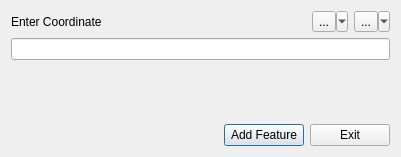
<?xml version="1.0" encoding="UTF-8"?>
<ui version="4.0">
 <class>AddFeatureDialog</class>
 <widget class="QDialog" name="AddFeatureDialog">
  <property name="geometry">
   <rect>
    <x>0</x>
    <y>0</y>
    <width>401</width>
    <height>157</height>
   </rect>
  </property>
  <property name="windowTitle">
   <string>Add Feature</string>
  </property>
  <layout class="QVBoxLayout" name="verticalLayout">
   <item>
    <layout class="QHBoxLayout" name="horizontalLayout_2">
     <item>
      <widget class="QLabel" name="label">
       <property name="text">
        <string>Enter Coordinate</string>
       </property>
      </widget>
     </item>
     <item>
      <widget class="QToolButton" name="crsButton">
       <property name="toolTip">
        <string>Input coordinate projection</string>
       </property>
       <property name="text">
        <string>...</string>
       </property>
       <property name="iconSize">
        <size>
         <width>24</width>
         <height>24</height>
        </size>
       </property>
       <property name="popupMode">
        <enum>QToolButton::MenuButtonPopup</enum>
       </property>
      </widget>
     </item>
     <item>
      <widget class="QToolButton" name="xyButton">
       <property name="toolTip">
        <string>Input coordinate order</string>
       </property>
       <property name="text">
        <string>...</string>
       </property>
       <property name="iconSize">
        <size>
         <width>24</width>
         <height>24</height>
        </size>
       </property>
       <property name="popupMode">
        <enum>QToolButton::MenuButtonPopup</enum>
       </property>
       <property name="arrowType">
        <enum>Qt::NoArrow</enum>
       </property>
      </widget>
     </item>
    </layout>
   </item>
   <item>
    <widget class="QLineEdit" name="lineEdit"/>
   </item>
   <item>
    <widget class="QLabel" name="infoLabel">
     <property name="text">
      <string/>
     </property>
    </widget>
   </item>
   <item>
    <spacer name="verticalSpacer">
     <property name="orientation">
      <enum>Qt::Vertical</enum>
     </property>
     <property name="sizeHint" stdset="0">
      <size>
       <width>20</width>
       <height>40</height>
      </size>
     </property>
    </spacer>
   </item>
   <item>
    <layout class="QHBoxLayout" name="horizontalLayout">
     <item>
      <spacer name="horizontalSpacer">
       <property name="orientation">
        <enum>Qt::Horizontal</enum>
       </property>
       <property name="sizeHint" stdset="0">
        <size>
         <width>40</width>
         <height>20</height>
        </size>
       </property>
      </spacer>
     </item>
     <item>
      <widget class="QPushButton" name="addButton">
       <property name="text">
        <string>Add Feature</string>
       </property>
       <property name="default">
        <bool>true</bool>
       </property>
      </widget>
     </item>
     <item>
      <widget class="QPushButton" name="exitButton">
       <property name="text">
        <string>Exit</string>
       </property>
       <property name="autoDefault">
        <bool>false</bool>
       </property>
      </widget>
     </item>
    </layout>
   </item>
  </layout>
 </widget>
 <resources/>
 <connections/>
</ui>
